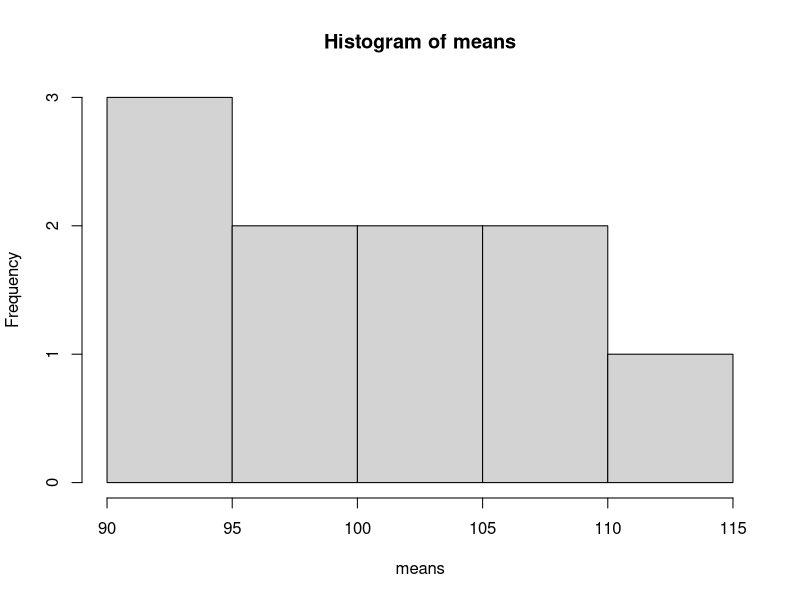
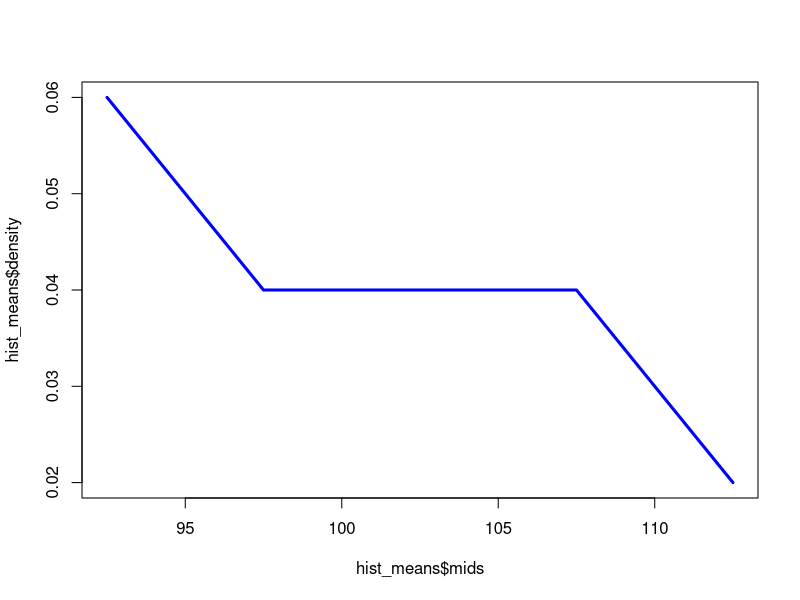
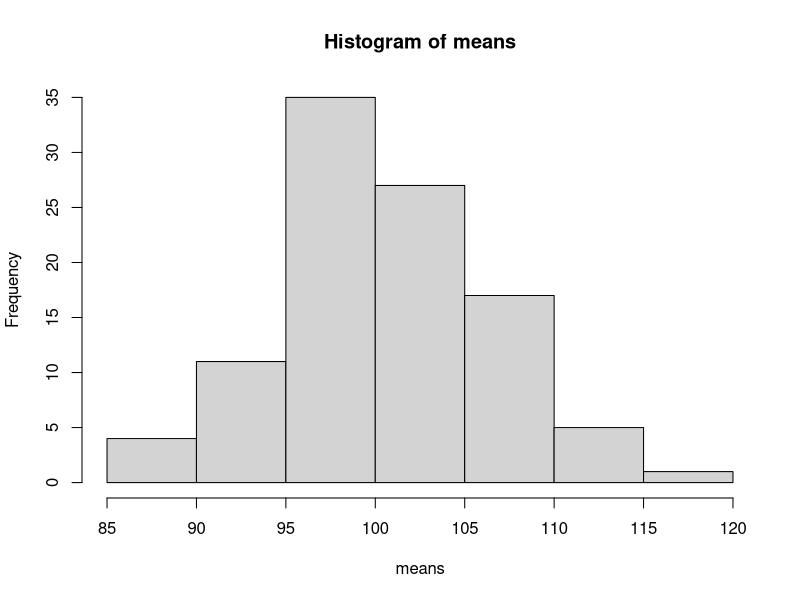
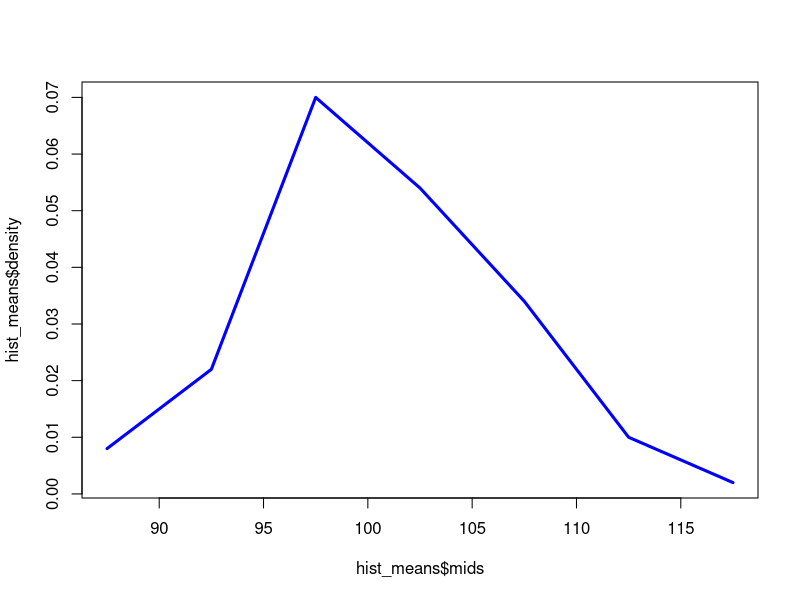
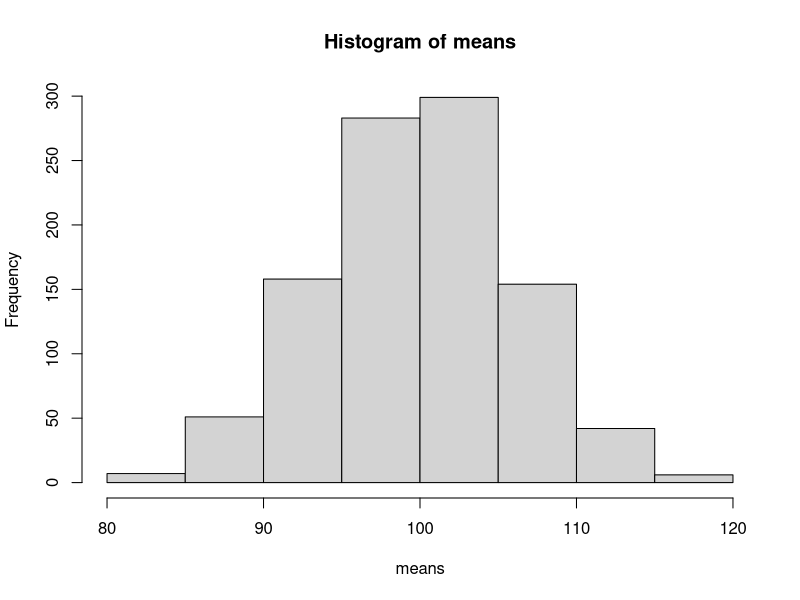
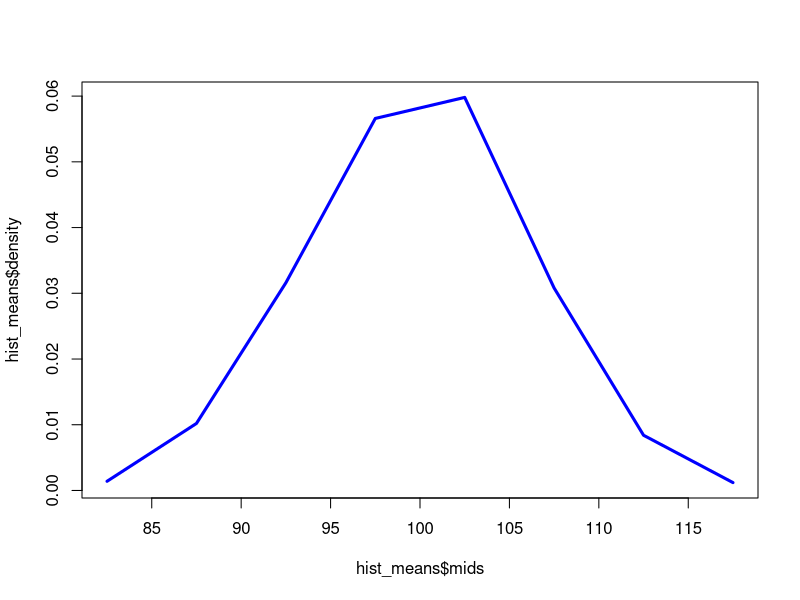
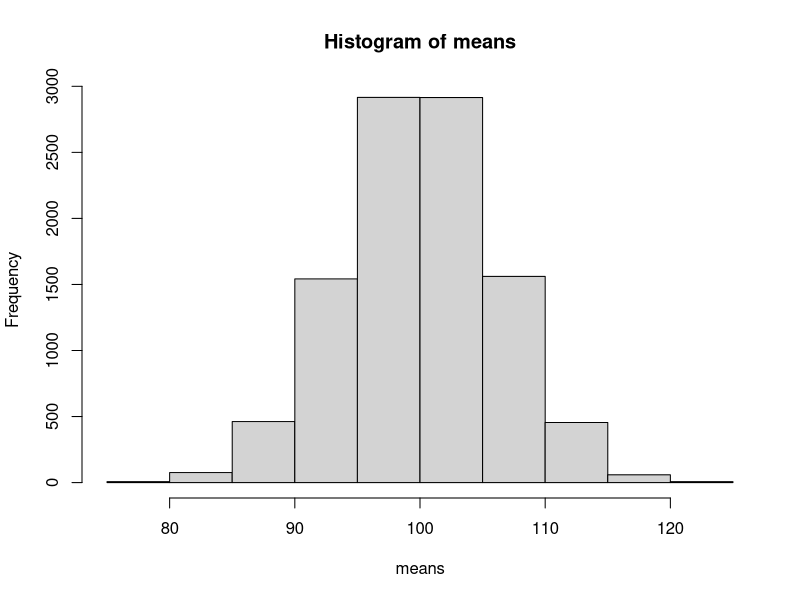
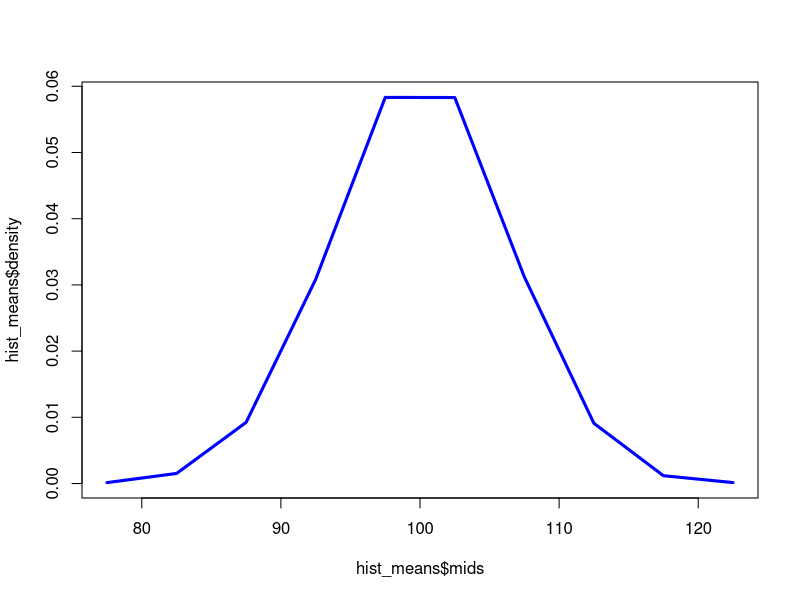

Recreate these plots in R, in order. (Note: this script raises an error after producing the figures.)
## ---- chunk 1
sample_sizes <- c(1, 5, 10, 100, 1000, 10000)
experiment_sizes <- c(10, 100, 1000, 10000, 100000)

means <- 0 
std <- 0
j <- 0

for (x in 1:5) {
  j <- experiment_sizes[x]
  for (i in 1:j) {
    IQ.n <- round(rnorm(n=sample_sizes, mean = 100, sd = 15))
    means[i] <- mean(IQ.n)
    std[i] <- sd(IQ.n)
}
hist_means <- hist(means)
plot(hist_means$mids, hist_means$density, type='l',col='blue',lwd=3 )
  
}
## ---- chunk 2
means <- 0 #Initializing vector # i =no. of samples/experiment size
for (i in 1:10) {
  IQ.n <- round(rnorm(n=1, mean = 100, sd = 15))
  s[i] <- sqrt(((IQ.n-mean(IQ.n))^2)/length(IQ.n))
  means[i] <- mean(IQ.n)
}
hist_means <- hist(means)
hist_sd <- hist(s)
plot(hist_means$mids, hist_means$density, type='l',col='blue',lwd=3 )
## ---- chunk 3
means <- 0 #Initializing vector # i =no. of samples/experiment size
ssd <- 0
for (i in 1:10) {
  IQ.n <- round(rnorm(n=1, mean = 100, sd = 15))
  s[i] <- ((IQ.n-mean(IQ.n))^2)/length(IQ.n)
  ssd[i] <- sd(IQ.n)
  means[i] <- mean(IQ.n)
}
hist_means <- hist(means)
hist_sd <- hist(s)
hist_ssd <- hist(ssd)
plot(hist_means$mids, hist_means$density, type='l',col='blue',lwd=3 )
